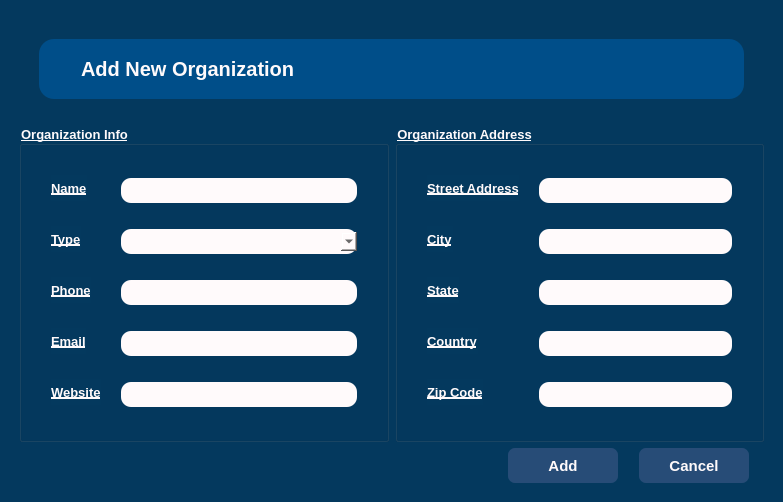
<?xml version="1.0" encoding="UTF-8"?>
<ui version="4.0">
 <class>AddOrgWindow</class>
 <widget class="QMainWindow" name="AddOrgWindow">
  <property name="geometry">
   <rect>
    <x>0</x>
    <y>0</y>
    <width>783</width>
    <height>468</height>
   </rect>
  </property>
  <property name="windowTitle">
   <string>MainWindow</string>
  </property>
  <property name="styleSheet">
   <string notr="true">background-color:#04395e;</string>
  </property>
  <widget class="QWidget" name="centralwidget">
   <layout class="QVBoxLayout" name="verticalLayout_2">
    <item>
     <layout class="QVBoxLayout" name="mainLayout" stretch="2,6,0,3">
      <property name="leftMargin">
       <number>10</number>
      </property>
      <property name="topMargin">
       <number>10</number>
      </property>
      <property name="rightMargin">
       <number>10</number>
      </property>
      <property name="bottomMargin">
       <number>10</number>
      </property>
      <item>
       <layout class="QHBoxLayout" name="titleLayout">
        <property name="leftMargin">
         <number>20</number>
        </property>
        <property name="topMargin">
         <number>20</number>
        </property>
        <property name="rightMargin">
         <number>20</number>
        </property>
        <property name="bottomMargin">
         <number>20</number>
        </property>
        <item>
         <widget class="QLabel" name="titleLabel">
          <property name="font">
           <font>
            <pointsize>-1</pointsize>
            <italic>false</italic>
            <bold>true</bold>
           </font>
          </property>
          <property name="styleSheet">
           <string notr="true">font-size: 20px;
background-color: #004e89;
color:#FFFAFB;
font:bold;
border-radius:15px;
min-height:60px;
padding:0 auto;
</string>
          </property>
          <property name="text">
           <string>Add New Organization</string>
          </property>
         </widget>
        </item>
       </layout>
      </item>
      <item>
       <layout class="QHBoxLayout" name="mainFormLayout" stretch="0,0">
        <item>
         <widget class="QGroupBox" name="mainBox">
          <property name="font">
           <font>
            <pointsize>-1</pointsize>
            <italic>false</italic>
            <bold>true</bold>
            <underline>true</underline>
           </font>
          </property>
          <property name="styleSheet">
           <string notr="true">font:bold;
color: #FFFAFB;
text-transform:uppercase;
text-decoration:underline;
font-size:13px;
</string>
          </property>
          <property name="title">
           <string>Organization Info</string>
          </property>
          <layout class="QHBoxLayout" name="horizontalLayout_2">
           <item>
            <layout class="QFormLayout" name="mainForm">
             <property name="horizontalSpacing">
              <number>20</number>
             </property>
             <property name="verticalSpacing">
              <number>20</number>
             </property>
             <property name="leftMargin">
              <number>20</number>
             </property>
             <property name="topMargin">
              <number>20</number>
             </property>
             <property name="rightMargin">
              <number>20</number>
             </property>
             <property name="bottomMargin">
              <number>20</number>
             </property>
             <item row="0" column="0">
              <widget class="QLabel" name="label_2">
               <property name="text">
                <string>Name</string>
               </property>
              </widget>
             </item>
             <item row="1" column="0">
              <widget class="QLabel" name="label_3">
               <property name="text">
                <string>Type</string>
               </property>
              </widget>
             </item>
             <item row="2" column="0">
              <widget class="QLabel" name="label_4">
               <property name="text">
                <string>Phone</string>
               </property>
              </widget>
             </item>
             <item row="3" column="0">
              <widget class="QLabel" name="label_5">
               <property name="text">
                <string>Email</string>
               </property>
              </widget>
             </item>
             <item row="4" column="0">
              <widget class="QLabel" name="label_6">
               <property name="text">
                <string>Website</string>
               </property>
              </widget>
             </item>
             <item row="0" column="1">
              <widget class="QLineEdit" name="nameField">
               <property name="styleSheet">
                <string notr="true">margin: 3px 0;border-radius:10px;
max-width:250px;
height: 25px;
background-color:#FFFAFB;
padding:0 5px;
color:#131515;</string>
               </property>
              </widget>
             </item>
             <item row="2" column="1">
              <widget class="QLineEdit" name="phoneField">
               <property name="styleSheet">
                <string notr="true">margin: 3px 0;border-radius:10px;
max-width:250px;
height: 25px;
background-color:#FFFAFB;
padding:0 5px;
color:#131515;</string>
               </property>
              </widget>
             </item>
             <item row="3" column="1">
              <widget class="QLineEdit" name="emailField">
               <property name="toolTip">
                <string>Organization's Email Address</string>
               </property>
               <property name="styleSheet">
                <string notr="true">margin: 3px 0;border-radius:10px;
max-width:250px;
height: 25px;
background-color:#FFFAFB;
padding:0 5px;
color:#131515;</string>
               </property>
              </widget>
             </item>
             <item row="4" column="1">
              <widget class="QLineEdit" name="websiteField">
               <property name="styleSheet">
                <string notr="true">margin: 3px 0;border-radius:10px;
max-width:250px;
height: 25px;
background-color:#FFFAFB;
padding:0 5px;
color:#131515;</string>
               </property>
              </widget>
             </item>
             <item row="1" column="1">
              <widget class="QComboBox" name="typeField">
               <property name="styleSheet">
                <string notr="true">margin: 3px 0;border-radius:10px;
max-width:250px;
height: 25px;
background-color:#FFFAFB;
padding:0 5px;
color:#131515;</string>
               </property>
              </widget>
             </item>
            </layout>
           </item>
          </layout>
         </widget>
        </item>
        <item>
         <widget class="QGroupBox" name="addressBox">
          <property name="font">
           <font>
            <pointsize>-1</pointsize>
            <italic>false</italic>
            <bold>true</bold>
            <underline>true</underline>
           </font>
          </property>
          <property name="styleSheet">
           <string notr="true">font:bold;
color: #FFFAFB;
text-transform:uppercase;
text-decoration:underline;
font-size:13px;</string>
          </property>
          <property name="title">
           <string>Organization Address</string>
          </property>
          <layout class="QHBoxLayout" name="horizontalLayout_3">
           <property name="sizeConstraint">
            <enum>QLayout::SetDefaultConstraint</enum>
           </property>
           <item>
            <layout class="QFormLayout" name="addressForm">
             <property name="horizontalSpacing">
              <number>20</number>
             </property>
             <property name="verticalSpacing">
              <number>20</number>
             </property>
             <property name="leftMargin">
              <number>20</number>
             </property>
             <property name="topMargin">
              <number>20</number>
             </property>
             <property name="rightMargin">
              <number>20</number>
             </property>
             <property name="bottomMargin">
              <number>20</number>
             </property>
             <item row="0" column="0">
              <widget class="QLabel" name="label_7">
               <property name="text">
                <string>Street Address</string>
               </property>
              </widget>
             </item>
             <item row="1" column="0">
              <widget class="QLabel" name="label_8">
               <property name="text">
                <string>City</string>
               </property>
              </widget>
             </item>
             <item row="2" column="0">
              <widget class="QLabel" name="label_9">
               <property name="text">
                <string>State</string>
               </property>
              </widget>
             </item>
             <item row="3" column="0">
              <widget class="QLabel" name="label_10">
               <property name="text">
                <string>Country</string>
               </property>
              </widget>
             </item>
             <item row="4" column="0">
              <widget class="QLabel" name="label_11">
               <property name="text">
                <string>Zip Code</string>
               </property>
              </widget>
             </item>
             <item row="0" column="1">
              <widget class="QLineEdit" name="streetField">
               <property name="styleSheet">
                <string notr="true">margin: 3px 0;border-radius:10px;
max-width:250px;
height: 25px;
background-color:#FFFAFB;
padding:0 5px;
color:#131515;</string>
               </property>
              </widget>
             </item>
             <item row="1" column="1">
              <widget class="QLineEdit" name="cityField">
               <property name="styleSheet">
                <string notr="true">margin: 3px 0;border-radius:10px;
max-width:250px;
height: 25px;
background-color:#FFFAFB;
padding:0 5px;
color:#131515;</string>
               </property>
              </widget>
             </item>
             <item row="2" column="1">
              <widget class="QLineEdit" name="stateField">
               <property name="styleSheet">
                <string notr="true">margin: 3px 0;border-radius:10px;
max-width:250px;
height: 25px;
background-color:#FFFAFB;
padding:0 5px;
color:#131515;</string>
               </property>
              </widget>
             </item>
             <item row="3" column="1">
              <widget class="QLineEdit" name="countryField">
               <property name="styleSheet">
                <string notr="true">margin: 3px 0;border-radius:10px;
max-width:250px;
height: 25px;
background-color:#FFFAFB;
padding:0 5px;
color:#131515;</string>
               </property>
              </widget>
             </item>
             <item row="4" column="1">
              <widget class="QLineEdit" name="zipField">
               <property name="styleSheet">
                <string notr="true">margin: 3px 0;border-radius:10px;
max-width:250px;
height: 25px;
background-color:#FFFAFB;
padding:0 5px;
color:#131515;</string>
               </property>
              </widget>
             </item>
            </layout>
           </item>
          </layout>
         </widget>
        </item>
       </layout>
      </item>
      <item>
       <spacer name="verticalSpacer">
        <property name="orientation">
         <enum>Qt::Vertical</enum>
        </property>
        <property name="sizeHint" stdset="0">
         <size>
          <width>20</width>
          <height>40</height>
         </size>
        </property>
       </spacer>
      </item>
      <item>
       <layout class="QHBoxLayout" name="buttonsLayout">
        <item>
         <spacer name="horizontalSpacer">
          <property name="orientation">
           <enum>Qt::Horizontal</enum>
          </property>
          <property name="sizeHint" stdset="0">
           <size>
            <width>40</width>
            <height>20</height>
           </size>
          </property>
         </spacer>
        </item>
        <item>
         <widget class="QPushButton" name="okButton">
          <property name="font">
           <font>
            <pointsize>11</pointsize>
            <italic>false</italic>
            <bold>true</bold>
           </font>
          </property>
          <property name="styleSheet">
           <string notr="true">QPushButton{
background-color: #274c77;
color:#FFFAFB;
font:bold;
padding: 5px;
border-radius:7px;
width: 100px;
margin-right:15px;
height: 25px;
}

QPushButton:hover {
  background-color: #4cc9f0;
  color:black;
font:bold;
padding: 5px;
border-radius:7px;
}
</string>
          </property>
          <property name="text">
           <string>Add</string>
          </property>
         </widget>
        </item>
        <item>
         <widget class="QPushButton" name="cancelButton">
          <property name="font">
           <font>
            <pointsize>11</pointsize>
            <italic>false</italic>
            <bold>true</bold>
           </font>
          </property>
          <property name="styleSheet">
           <string notr="true">QPushButton{
background-color: #274c77;
color:#FFFAFB;
font:bold;
padding: 5px;
border-radius:7px;
width: 100px;
margin-right:15px;
height: 25px;
}

QPushButton:hover {
  background-color: #4cc9f0;
  color:black;
font:bold;
padding: 5px;
border-radius:7px;
}
</string>
          </property>
          <property name="text">
           <string>Cancel</string>
          </property>
         </widget>
        </item>
       </layout>
      </item>
     </layout>
    </item>
   </layout>
  </widget>
 </widget>
 <tabstops>
  <tabstop>nameField</tabstop>
  <tabstop>typeField</tabstop>
  <tabstop>phoneField</tabstop>
  <tabstop>emailField</tabstop>
  <tabstop>websiteField</tabstop>
  <tabstop>streetField</tabstop>
  <tabstop>cityField</tabstop>
  <tabstop>stateField</tabstop>
  <tabstop>countryField</tabstop>
  <tabstop>zipField</tabstop>
  <tabstop>okButton</tabstop>
  <tabstop>cancelButton</tabstop>
 </tabstops>
 <resources/>
 <connections/>
</ui>
